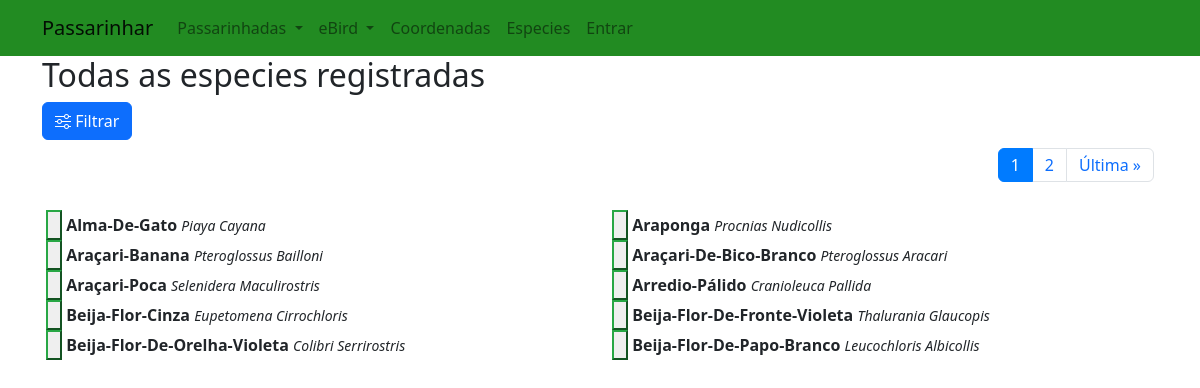
/allspices, run on an earlier commit of the app's database.
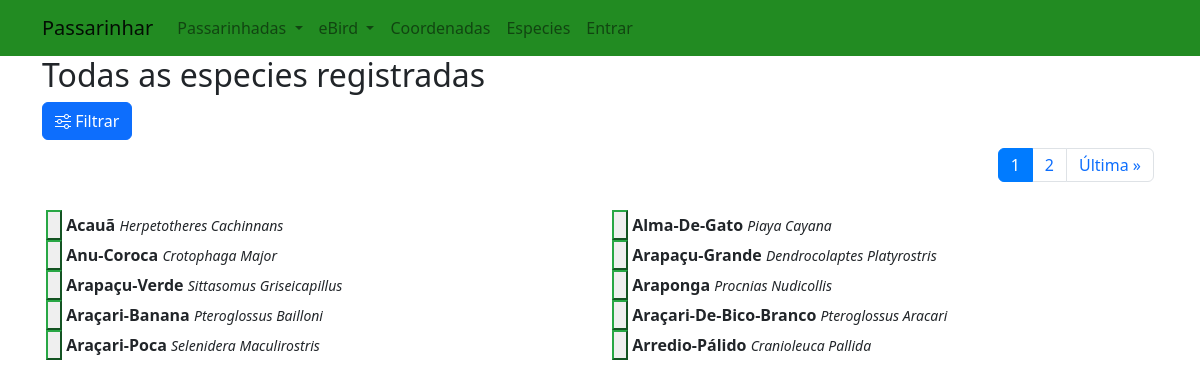
And on a later commit of the database.
### passarinhar/models.py (models this page shows, shortened)
class Spice(models.Model):
    name = models.CharField(max_length=64, unique=True)
    spice_code = models.CharField(max_length=20, null=True, blank=True)
    scientific_name = models.CharField(max_length=64, null=True, blank=True)
    taxon_order = models.ForeignKey(SpeciesTaxonomy, on_delete=models.CASCADE,null=True, blank=True, related_name="spice_taxon_order")
    DTScientific_name = models.ForeignKey(DataZoneSpecie, on_delete=models.CASCADE,null=True, blank=True, related_name="spice")
    description = models.TextField(blank=True)
    url_spice_img  = models.URLField(max_length=300, blank=True)
    image = ImageField(upload_to='spice_images/', pregenerated_sizes=["small", "medium"], null=True)

### passarinhar/views.py (the view, shortened to what this page needs)
# urls.py: path("allspices", views.allspices, name="allspices"),
def allspices(request):
    error = None
    page_obj = None
    page_number = request.GET.get('page')
    selected_name = ''
    selected_family = ''
    title = "Especies Registradas"
    if request.method == 'POST':
        form = SpiceForm(request.POST)
        if form.is_valid():
            selected_name = form.cleaned_data['spice']
            selected_family = form.cleaned_data['family']
    else:
        form = SpiceForm()
    if selected_name !='':
        allspices = Spice.objects.filter(name__icontains=selected_name)
        title = f"Especies {selected_name}* registradas"
    else:
        allspices = Spice.objects.all()
        title = "Todas as especies registradas"
    allspices = allspices.order_by("name").all()
    if allspices:
        p = Paginator(allspices, 10)
        page_obj = p.get_page(page_number)
    else:
        error = 'Sem dados'
    return render(request, "passarinhar/spices.html", {
        'title':title,
        'form': form,
        'page_obj':page_obj,
        "error": error
        })

### passarinhar/templates/passarinhar/spices.html (shortened to what this page needs)
{% extends "passarinhar/layout.html" %}
{% load static %}
{% block body %}
<h2 id="page-title">{{ title }}</h2>
<button class="btn btn-primary" type="button" data-bs-toggle="offcanvas" data-bs-target="#filterSidebar">
    <i class="bi bi-sliders"></i> Filtrar
</button>
{% if page_obj %}
<nav class="p-1 my-1" aria-label="Page navigation">
    <ul class="pagination justify-content-end">
        <li class="page-item  active" aria-current="page"><a class="page-link"
                href="?page={{ page_obj.number }}">{{page_obj.number }}</a></li>
        {% if page_obj.has_next %}
        <li class="page-item"><a class="page-link"
                href="?page={{ page_obj.next_page_number }}">{{page_obj.next_page_number }}</a></li>
        <li class="page-item"><a class="page-link" href="?page={{page_obj.paginator.num_pages}}">Última<span
                    aria-hidden="true"> &raquo;</span></a></li>
        {% endif %}
    </ul>
</nav>
{% endif %}
<div id="current" class="row p-1 my-1">
    {% for spice in page_obj %}
    <div class="col-lg-6 col-md-6 col-sm-12 col-xs-12">
        <button type="submit" id='{{spice.id}}' class="btn-outline-success btn-detail-info">
            <img class="img-responsive" src="{{ spice.image.thumbnails.small.url}}"></button>
        <span id="spice-name{{spice.id}}" class="text-capitalize font-weight-bold">{{ spice.name }}</span>
        <small id="spice-scientific-name{{spice.id}}"
            class="text-capitalize font-italic ">{{spice.scientific_name}}</small>
    </div>
    {% empty %}
    <div>*** Nenhum registro ainda***</div>
    {% endfor %}
</div>
{% endblock %}

What changed in the data, as far as the page shows it:
no longer on this page (row edited): Spice: name "Beija-Flor-Cinza", scientific_name "Eupetomena Cirrochloris"
no longer on this page (row unchanged): Spice: name "Beija-Flor-De-Fronte-Violeta", scientific_name "Thalurania Glaucopis"
no longer on this page (row edited): Spice: name "Beija-Flor-De-Orelha-Violeta", scientific_name "Colibri Serrirostris"
no longer on this page (row unchanged): Spice: name "Beija-Flor-De-Papo-Branco", scientific_name "Leucochloris Albicollis"
added Spice: name "Acauã", scientific_name "Herpetotheres Cachinnans"
added Spice: name "Anu-Coroca", scientific_name "Crotophaga Major"
added Spice: name "Arapaçu-Grande", scientific_name "Dendrocolaptes Platyrostris"
added Spice: name "Arapaçu-Verde", scientific_name "Sittasomus Griseicapillus"
